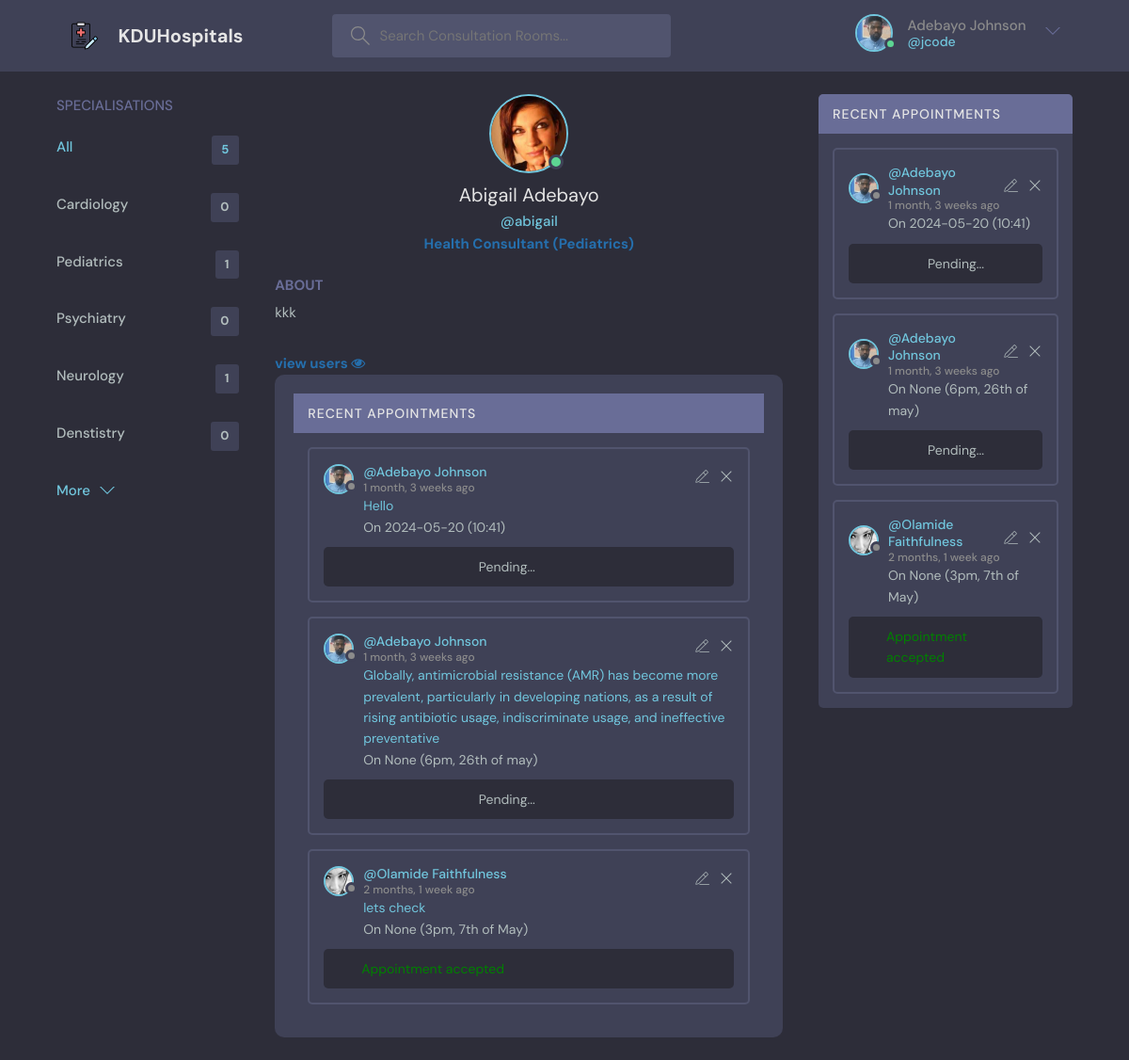
The page /profile/8/ (signed in) on the database its author committed.
### base/models.py (models this page shows, shortened)
class User(AbstractUser):
    name = models.CharField(max_length=200, null=True)
    email = models.EmailField(unique=True, null=True)
    bio = models.TextField(null=True)
    status = models.CharField(null=True,max_length = 20)
    hospital = models.ForeignKey(Hospital, on_delete=models.SET_NULL, null=True)
    specialisation = models.ForeignKey(Specialisation, on_delete=models.SET_NULL, null=True)
    avatar = models.ImageField(null=True, default="avatar.svg")
    certificate = models.ImageField(null=True, default="avatar.svg")
    gender = models.CharField(null=True,max_length = 20)
    card_number = models.CharField(null=True,max_length = 30)
    active = models.CharField(null=True,max_length = 3)
    created = models.DateTimeField(auto_now_add = True, null=True)
    USERNAME_FIELD = 'email'
    REQUIRED_FIELDS = []

class Specialisation(models.Model):
    name = models.CharField(max_length=200)
    def __str__(self):
        return self.name

class Appointment(models.Model):
    user = models.ForeignKey(User, on_delete=models.SET_NULL, null=True)
    user1 = models.CharField(max_length = 200, null = True)
    user2 = models.CharField(max_length = 200, null = True)
    title = models.CharField(max_length = 200, null = True)
    date = models.CharField(max_length = 200, null = True)
    time = models.CharField(max_length = 200, null = True)
    appt_status = models.CharField(max_length = 20, null = True)
    created = models.DateTimeField(auto_now_add = True)
    class Meta:
        ordering = ['-created']

### base/views.py (the view, shortened to what this page needs)
# urls.py: path('profile/<str:key>/', views.userProfile, name="user-profile"),
def userProfile(request, key):
    user = User.objects.get(id=key)
    rooms = user.room_set.all()
    room_messages = user.message_set.all()
    topics = Specialisation.objects.all()[:5]
    appointment = Appointment.objects.all().select_related('user')
    context = {'user':user, 'room':rooms, 'topics':topics, 'room_messages':room_messages,'appointment':appointment }
    return render(request, 'base/profile.html', context)

### base/templates/base/profile.html (shortened to what this page needs)
{% extends 'main.html' %}
{% block content %}
{% if request.user.active == '1' %}
 <main class="profile-page layout layout--3">
    <div class="container">
      {% include 'base/topic_component.html' %}
      <div class="roomList">
        <div class="profile">
          <div class="profile__avatar">
            <div class="avatar avatar--large active">
              <img src="{{user.avatar.url}}" />
            </div>
          </div>
          <div class="profile__info">
            <h3>{{user.name}}</h3>
            <p>@{{user.username}}</p>
            {% if user.status == 'doctor' %}
            <h5 style="margin-top: -10px; color: #256fad;">Health Consultant ({{user.specialisation}})</h5>
            {% else %}
            <h5 style="margin-top: -10px; color: #256fad;">Client (Patient)</h5>
            {% endif %}
          </div>
          <div class="profile__about">
            <h3>About</h3>
            <p>
              {{user.bio}}
            </p>
          </div>
        </div>
        <a href="{% url 'view-users' %} " style="font-weight: bold; color:#256fad;">view users <i class="fa fa-eye"></i></a>
        <div class="roomListRoom">
        <div class="activities__header">
          <h2>Recent Appointments </h2>
        </div>
        {% for appoint in appointment %}
        {% if request.user.email == appoint.user1 or request.user.email == appoint.user2 %}
        <div class="activities__box">
          <div class="activities__boxHeader roomListRoom__header">
            <a href="{% url 'user-profile' appoint.user.id %}" class="roomListRoom__author">
              <div class="avatar avatar--small">
                <img src="{{appoint.user.avatar.url}}" />
              </div>
              <p>
                @{{appoint.user.name}}
                <span>{{appoint.created|timesince}} ago</span>
              </p>
            </a>
            <div class="roomListRoom__actions">
              <a href="{% url 'update-appointment' appoint.id %}">
              </a>
              <a href="{% url 'delete-appointment' appoint.id %}">
                <svg version="1.1" xmlns="http://www.w3.org/2000/svg" width="32" height="32" viewBox="0 0 32 32">
                  <title>remove</title>
                  <path
                    d="M27.314 6.019l-1.333-1.333-9.98 9.981-9.981-9.981-1.333 1.333 9.981 9.981-9.981 9.98 1.333 1.333 9.981-9.98 9.98 9.98 1.333-1.333-9.98-9.98 9.98-9.981z"
                  ></path>
                </svg>
              </a>
            </div>
          </div>
          <div class="activities__boxContent">
            <p><a href="#">{{appoint.title}}</a></p>
            <p> On {{appoint.date}} ({{appoint.time}})</p>
            <div class="activities__boxRoomContent" style="padding-inline: 40px;">
              {% if request.user.email == appoint.user1 %}
                {% if appoint.appt_status == '0' %}
                <span style="color: red;">Appointment rejected</span>
                {% elif appoint.appt_status == '1' %}
                <span style="color:green;">Appointment accepted</span>
                {% else %}
                <span style="text-align: center; margin-left: 35%;">Pending...</span>
                {% endif %}
              {% else %}
                {% if appoint.appt_status == '0' %}
                  <span style="color: red;">Appointment rejected</span>
                {% elif appoint.appt_status == '1' %}
                  <span style="color:green;">Appointment accepted</span>
                {% else %}
                  <a href="{% url 'reject-appointment' appoint.id %}" style=" cursor: pointer; text-decoration: none; color: red;">Reject</a>
                  <a href="{% url 'accept-appointment' appoint.id %}" style=" cursor: pointer; text-decoration: none; color: green; float: right;">Accept</a>
                {% endif %}
              {% endif %}
            </div>
          </div>
        </div>
        {% endif %}
        {% endfor %}
        </div>
      </div>
      {% include 'base/appointment_component.html' %}
    </div>
  </main>
  {% else %}
  <h1 style="text-align: center; color: red; font-size: larger;">Sorry, you have been temporarily deactivated...</h1>
  <p style="text-align: center;">Please see the hospital admin for details</p>
  {% endif %}
{% endblock content %}

### templates/main.html (shortened to what this page needs)
{% load static %}
<!DOCTYPE html>
<html lang="en">
  <head>
    <link rel="stylesheet" href="{% static 'css/style.css' %}" />
    <link href="{% static 'css/font-awesome.css' %}" rel="stylesheet" />
    <link rel="stylesheet" href=
"https://cdnjs.cloudflare.com/ajax/libs/font-awesome/4.7.0/css/font-awesome.min.css">
  </head>
  <body>
    {% include 'navbar.html' %}
        {% block content %}
        {% endblock content %}
  </body>
</html>

### templates/navbar.html (shortened to what this page needs)
{% load static %}
<header class="header header--loggedIn">
    <div class="container">
      <a href="{% url 'home' %}" class="header__logo">
        <img src="{% static 'img/medicals.png' %}" />
        <h1>KDUHospitals</h1>
      </a>
      <form class="header__search" method="GET" action="{% url 'home' %}">
        <label>
          <input type="text" name="q" placeholder="Search Consultation Rooms..." />
        </label>
      </form>
      <nav class="header__menu">
        {% if request.user.is_authenticated %}
        <div class="header__user">
          <a href="{% url 'user-profile' request.user.id %}">
            <div class="avatar avatar--medium active">
              <img src="{{request.user.avatar.url}}" />
            </div>
            <p>{{request.user.name}} <span>@{{request.user.username}}</span></p>
          </a>
          <button class="dropdown-button">
            <svg version="1.1" xmlns="http://www.w3.org/2000/svg" width="32" height="32" viewBox="0 0 32 32">
              <title>chevron-down</title>
              <path d="M16 21l-13-13h-3l16 16 16-16h-3l-13 13z"></path>
            </svg>
          </button>
        </div>
        {% else %}
        <a href="{% url 'login' %}">
          <img src="{% static 'img/avatar.svg' %}" />
          <p>Login</p>
        </a>
        {% endif %}
      </nav>
    </div>
  </header>

### base/templates/base/topic_component.html
<div class="topics">
    <div class="topics__header">
      <h2>Specialisations</h2>
    </div>
    <ul class="topics__list">
      <li>
        <a href="{% url 'home' %}" class="active">All <span>{{topics.count}}</span></a>
      </li>
      {% for topic in topics %}
      <li>
        <a href="{% url 'home' %}?q={{topic.name}}">{{topic.name}} <span>{{topic.room_set.all.count}}</span></a>
      </li>
      {% endfor %}
    </ul>
    <a class="btn btn--link" href="{% url 'specialisations' %}">
      More
      <svg version="1.1" xmlns="http://www.w3.org/2000/svg" width="32" height="32" viewBox="0 0 32 32">
        <title>chevron-down</title>
        <path d="M16 21l-13-13h-3l16 16 16-16h-3l-13 13z"></path>
      </svg>
    </a>
  </div>

### base/templates/base/appointment_component.html (shortened to what this page needs)
<div class="activities">
    <div class="activities__header">
      <h2>Recent Appointments </h2>
    </div>
    {% for appoint in appointment %}
    {% if request.user.email == appoint.user1 or request.user.email == appoint.user2 %}
    <div class="activities__box">
      <div class="activities__boxHeader roomListRoom__header">
        <a href="{% url 'user-profile' appoint.user.id %}" class="roomListRoom__author">
          <div class="avatar avatar--small">
            <img src="{{appoint.user.avatar.url}}" />
          </div>
          <p>
            @{{appoint.user.name}}
            <span>{{appoint.created|timesince}} ago</span>
          </p>
        </a>
        <div class="roomListRoom__actions">
          <a href="{% url 'update-appointment' appoint.id %}">
          </a>
          <a href="{% url 'delete-appointment' appoint.id %}">
            <svg version="1.1" xmlns="http://www.w3.org/2000/svg" width="32" height="32" viewBox="0 0 32 32">
              <title>remove</title>
              <path
                d="M27.314 6.019l-1.333-1.333-9.98 9.981-9.981-9.981-1.333 1.333 9.981 9.981-9.981 9.98 1.333 1.333 9.981-9.98 9.98 9.98 1.333-1.333-9.98-9.98 9.98-9.981z"
              ></path>
            </svg>
          </a>
        </div>
      </div>
      <div class="activities__boxContent">
        <p>On {{appoint.date}} ({{appoint.time}})</p>
        <div class="activities__boxRoomContent" style="padding-inline: 40px;">
          {% if request.user.email == appoint.user1 %}
            {% if appoint.appt_status == '0' %}
            <span style="color: red;">Appointment rejected</span>
            {% elif appoint.appt_status == '1' %}
            <span style="color:green;">Appointment accepted</span>
            {% else %}
            <span style="text-align: center; margin-left: 35%;">Pending...</span>
            {% endif %}
          {% else %}
            {% if appoint.appt_status == '0' %}
              <span style="color: red;">Appointment rejected</span>
            {% elif appoint.appt_status == '1' %}
              <span style="color:green;">Appointment accepted</span>
            {% else %}
              <a href="{% url 'reject-appointment' appoint.id %}" style=" cursor: pointer; text-decoration: none; color: red;">Reject</a>
              <a href="{% url 'accept-appointment' appoint.id %}" style=" cursor: pointer; text-decoration: none; color: green; float: right;">Accept</a>
            {% endif %}
          {% endif %}
        </div>
      </div>
    </div>
    {% endif %}
    {% endfor %}
  </div>

### rows shown on the page
User: user.avatar (picture), user.name "Adebayo Johnson", user.username "jcode"
Specialisation: name "Cardiology", room_set.all.count "0"
Specialisation: name "Pediatrics", room_set.all.count "1"
Specialisation: name "Psychiatry", room_set.all.count "0"
Specialisation: name "Neurology", room_set.all.count "1"
Specialisation: name "Denstistry", room_set.all.count "0"
User: avatar (picture), name "Abigail Adebayo", username "abigail", specialisation "Pediatrics", bio "kkk"
Appointment: user.avatar (picture), user.name "Adebayo Johnson", created "1 month, 3 weeks", title "Hello", date "2024-05-20", time "10:41", shows "Pending..."
Appointment: user.avatar (picture), user.name "Adebayo Johnson", created "1 month, 3 weeks", title "Globally, antimicrobial resistance (AMR) has become more prevalent, particularly in developing nations, as a result of rising antibiotic usage, indiscriminate usage, and ineffective preventative", date "None", time "6pm, 26th of may", shows "Pending..."
Appointment: user.avatar (picture), user.name "Olamide Faithfulness", created "2 months, 1 week", title "lets check", date "None", time "3pm, 7th of May", user1 "Appointment accepted"

### other values the page prints
{{ topics.count }} "5"
